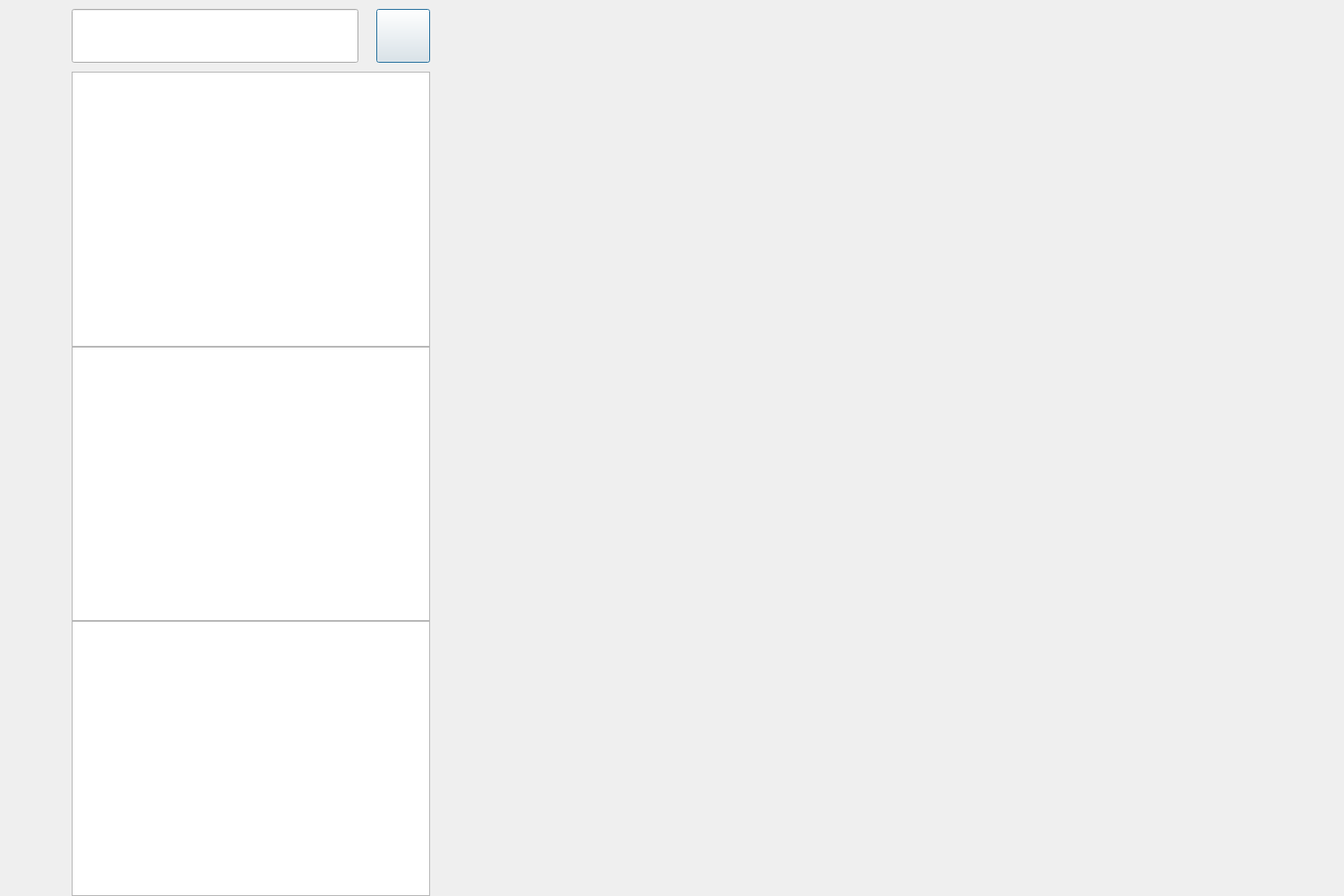
<?xml version="1.0" encoding="UTF-8"?>
<ui version="4.0">
 <class>ChatDialog</class>
 <widget class="QDialog" name="ChatDialog">
  <property name="enabled">
   <bool>true</bool>
  </property>
  <property name="geometry">
   <rect>
    <x>0</x>
    <y>0</y>
    <width>1500</width>
    <height>1000</height>
   </rect>
  </property>
  <property name="minimumSize">
   <size>
    <width>1500</width>
    <height>1000</height>
   </size>
  </property>
  <property name="maximumSize">
   <size>
    <width>16777215</width>
    <height>16777215</height>
   </size>
  </property>
  <property name="windowTitle">
   <string>聊天</string>
  </property>
  <property name="styleSheet">
   <string notr="true"/>
  </property>
  <layout class="QHBoxLayout" name="horizontalLayout">
   <property name="spacing">
    <number>0</number>
   </property>
   <property name="leftMargin">
    <number>0</number>
   </property>
   <property name="topMargin">
    <number>0</number>
   </property>
   <property name="rightMargin">
    <number>0</number>
   </property>
   <property name="bottomMargin">
    <number>0</number>
   </property>
   <item>
    <widget class="QWidget" name="side_bar" native="true">
     <property name="sizePolicy">
      <sizepolicy hsizetype="Fixed" vsizetype="Expanding">
       <horstretch>0</horstretch>
       <verstretch>0</verstretch>
      </sizepolicy>
     </property>
     <property name="minimumSize">
      <size>
       <width>80</width>
       <height>0</height>
      </size>
     </property>
     <property name="maximumSize">
      <size>
       <width>80</width>
       <height>16777215</height>
      </size>
     </property>
     <property name="styleSheet">
      <string notr="true"/>
     </property>
     <layout class="QVBoxLayout" name="verticalLayout">
      <property name="spacing">
       <number>0</number>
      </property>
      <property name="leftMargin">
       <number>8</number>
      </property>
      <property name="topMargin">
       <number>20</number>
      </property>
      <property name="rightMargin">
       <number>0</number>
      </property>
      <property name="bottomMargin">
       <number>0</number>
      </property>
      <item>
       <widget class="QWidget" name="widget" native="true">
        <layout class="QVBoxLayout" name="verticalLayout_3">
         <property name="spacing">
          <number>8</number>
         </property>
         <property name="leftMargin">
          <number>2</number>
         </property>
         <property name="topMargin">
          <number>2</number>
         </property>
         <property name="rightMargin">
          <number>2</number>
         </property>
         <property name="bottomMargin">
          <number>2</number>
         </property>
         <item>
          <widget class="QLabel" name="side_head_lb">
           <property name="minimumSize">
            <size>
             <width>60</width>
             <height>60</height>
            </size>
           </property>
           <property name="maximumSize">
            <size>
             <width>60</width>
             <height>60</height>
            </size>
           </property>
           <property name="text">
            <string/>
           </property>
          </widget>
         </item>
         <item>
          <widget class="StateWidget" name="side_chat_lb" native="true">
           <property name="minimumSize">
            <size>
             <width>60</width>
             <height>60</height>
            </size>
           </property>
           <property name="maximumSize">
            <size>
             <width>60</width>
             <height>60</height>
            </size>
           </property>
          </widget>
         </item>
         <item>
          <widget class="StateWidget" name="side_contact_lb" native="true">
           <property name="minimumSize">
            <size>
             <width>60</width>
             <height>60</height>
            </size>
           </property>
           <property name="maximumSize">
            <size>
             <width>60</width>
             <height>60</height>
            </size>
           </property>
          </widget>
         </item>
        </layout>
       </widget>
      </item>
      <item>
       <spacer name="verticalSpacer">
        <property name="orientation">
         <enum>Qt::Vertical</enum>
        </property>
        <property name="sizeType">
         <enum>QSizePolicy::Expanding</enum>
        </property>
        <property name="sizeHint" stdset="0">
         <size>
          <width>20</width>
          <height>40</height>
         </size>
        </property>
       </spacer>
      </item>
     </layout>
    </widget>
   </item>
   <item>
    <widget class="QWidget" name="chat_user_wid" native="true">
     <property name="enabled">
      <bool>true</bool>
     </property>
     <property name="sizePolicy">
      <sizepolicy hsizetype="Preferred" vsizetype="Preferred">
       <horstretch>0</horstretch>
       <verstretch>0</verstretch>
      </sizepolicy>
     </property>
     <property name="minimumSize">
      <size>
       <width>400</width>
       <height>0</height>
      </size>
     </property>
     <property name="maximumSize">
      <size>
       <width>16777215</width>
       <height>16777215</height>
      </size>
     </property>
     <property name="styleSheet">
      <string notr="true"/>
     </property>
     <layout class="QVBoxLayout" name="verticalLayout_2">
      <property name="spacing">
       <number>0</number>
      </property>
      <property name="sizeConstraint">
       <enum>QLayout::SetDefaultConstraint</enum>
      </property>
      <property name="leftMargin">
       <number>0</number>
      </property>
      <property name="topMargin">
       <number>0</number>
      </property>
      <property name="rightMargin">
       <number>0</number>
      </property>
      <property name="bottomMargin">
       <number>0</number>
      </property>
      <item>
       <widget class="QWidget" name="search_wid" native="true">
        <property name="sizePolicy">
         <sizepolicy hsizetype="Preferred" vsizetype="Fixed">
          <horstretch>0</horstretch>
          <verstretch>0</verstretch>
         </sizepolicy>
        </property>
        <property name="minimumSize">
         <size>
          <width>0</width>
          <height>80</height>
         </size>
        </property>
        <property name="maximumSize">
         <size>
          <width>16777215</width>
          <height>80</height>
         </size>
        </property>
        <property name="styleSheet">
         <string notr="true"/>
        </property>
        <layout class="QHBoxLayout" name="horizontalLayout_2">
         <property name="spacing">
          <number>0</number>
         </property>
         <property name="leftMargin">
          <number>0</number>
         </property>
         <property name="topMargin">
          <number>0</number>
         </property>
         <property name="rightMargin">
          <number>0</number>
         </property>
         <property name="bottomMargin">
          <number>0</number>
         </property>
         <item>
          <widget class="CustomizeEdit" name="search_edit">
           <property name="sizePolicy">
            <sizepolicy hsizetype="Preferred" vsizetype="Fixed">
             <horstretch>0</horstretch>
             <verstretch>0</verstretch>
            </sizepolicy>
           </property>
           <property name="minimumSize">
            <size>
             <width>0</width>
             <height>60</height>
            </size>
           </property>
           <property name="maximumSize">
            <size>
             <width>16777215</width>
             <height>60</height>
            </size>
           </property>
          </widget>
         </item>
         <item>
          <spacer name="horizontalSpacer">
           <property name="orientation">
            <enum>Qt::Horizontal</enum>
           </property>
           <property name="sizeType">
            <enum>QSizePolicy::Fixed</enum>
           </property>
           <property name="sizeHint" stdset="0">
            <size>
             <width>20</width>
             <height>20</height>
            </size>
           </property>
          </spacer>
         </item>
         <item>
          <widget class="ClickedBtn" name="add_btn">
           <property name="sizePolicy">
            <sizepolicy hsizetype="Fixed" vsizetype="Fixed">
             <horstretch>0</horstretch>
             <verstretch>0</verstretch>
            </sizepolicy>
           </property>
           <property name="minimumSize">
            <size>
             <width>60</width>
             <height>60</height>
            </size>
           </property>
           <property name="maximumSize">
            <size>
             <width>60</width>
             <height>60</height>
            </size>
           </property>
           <property name="text">
            <string/>
           </property>
          </widget>
         </item>
        </layout>
       </widget>
      </item>
      <item>
       <widget class="ChatUserList" name="chat_user_list">
        <property name="sizePolicy">
         <sizepolicy hsizetype="Preferred" vsizetype="Preferred">
          <horstretch>0</horstretch>
          <verstretch>0</verstretch>
         </sizepolicy>
        </property>
       </widget>
      </item>
      <item>
       <widget class="SearchList" name="search_list">
        <property name="sizePolicy">
         <sizepolicy hsizetype="Preferred" vsizetype="Preferred">
          <horstretch>0</horstretch>
          <verstretch>0</verstretch>
         </sizepolicy>
        </property>
       </widget>
      </item>
      <item>
       <widget class="ContactUserList" name="con_user_list">
        <property name="sizePolicy">
         <sizepolicy hsizetype="Preferred" vsizetype="Preferred">
          <horstretch>0</horstretch>
          <verstretch>0</verstretch>
         </sizepolicy>
        </property>
       </widget>
      </item>
     </layout>
    </widget>
   </item>
   <item>
    <widget class="QStackedWidget" name="stackedWidget">
     <widget class="ChatPage" name="chat_page">
      <property name="enabled">
       <bool>true</bool>
      </property>
      <layout class="QHBoxLayout" name="horizontalLayout_7">
       <property name="spacing">
        <number>0</number>
       </property>
       <property name="leftMargin">
        <number>0</number>
       </property>
       <property name="topMargin">
        <number>0</number>
       </property>
       <property name="rightMargin">
        <number>0</number>
       </property>
       <property name="bottomMargin">
        <number>0</number>
       </property>
      </layout>
     </widget>
     <widget class="FriendInfoPage" name="friend_info_page"/>
     <widget class="ApplyFriendPage" name="friend_apply_page"/>
    </widget>
   </item>
  </layout>
 </widget>
 <customwidgets>
  <customwidget>
   <class>ClickedBtn</class>
   <extends>QPushButton</extends>
   <header>clickedbtn.h</header>
  </customwidget>
  <customwidget>
   <class>CustomizeEdit</class>
   <extends>QLineEdit</extends>
   <header location="global">customizeedit.h</header>
  </customwidget>
  <customwidget>
   <class>ChatUserList</class>
   <extends>QListWidget</extends>
   <header location="global">chatuserlist.h</header>
  </customwidget>
  <customwidget>
   <class>ChatPage</class>
   <extends>QWidget</extends>
   <header>chatpage.h</header>
   <container>1</container>
  </customwidget>
  <customwidget>
   <class>StateWidget</class>
   <extends>QWidget</extends>
   <header location="global">statewidget.h</header>
   <container>1</container>
  </customwidget>
  <customwidget>
   <class>SearchList</class>
   <extends>QListWidget</extends>
   <header location="global">searchlist.h</header>
  </customwidget>
  <customwidget>
   <class>ContactUserList</class>
   <extends>QListWidget</extends>
   <header>contactuserlist.h</header>
  </customwidget>
  <customwidget>
   <class>ApplyFriendPage</class>
   <extends>QWidget</extends>
   <header>applyfriendpage.h</header>
   <container>1</container>
  </customwidget>
  <customwidget>
   <class>FriendInfoPage</class>
   <extends>QWidget</extends>
   <header location="global">friendinfopage.h</header>
   <container>1</container>
  </customwidget>
 </customwidgets>
 <resources/>
 <connections/>
</ui>
